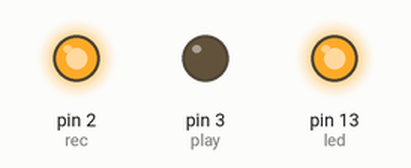
This sketch was run on a simulated Arduino Uno, built with avr-gcc and run on an emulated ATmega328P. Shown: output pins drawn as LEDs (lit = HIGH).

Above: at 2.5 s.
At 5.5 s:
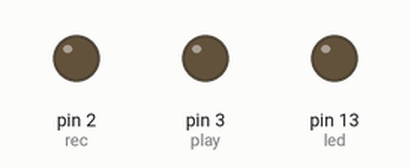
At 9.0 s:
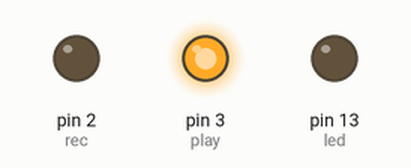
Timing chart, 0 to 15.6 s (numbered marks = the images above):
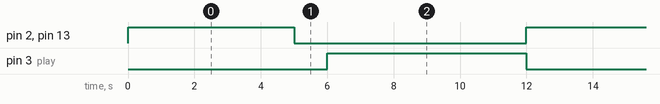

Measured:
- by itself, pin 2 (rec), pin 13 (led): alternates HIGH for 5.0 s and LOW for 7.0 s
- by itself, pin 3 (play): alternates HIGH for 6.0 s and LOW for 6.0 s
- by itself, everything shown: repeats every 12.0 s, in 4 steps

The sketch:

ex_1.ino
```cpp
int rec=2;
int play=3;
int led=13;

void setup()
{
pinMode(rec,OUTPUT);
pinMode(play,OUTPUT);
pinMode(led,OUTPUT);


digitalWrite(rec,LOW);
digitalWrite(play,LOW);
digitalWrite(led,LOW);
}

void loop()
{
  digitalWrite(led,HIGH);
  digitalWrite(rec,HIGH);
  delay(5000);
  digitalWrite(led,LOW);
  digitalWrite(rec,LOW);
  delay(1000);
  digitalWrite(play,HIGH);
  delay(6000);
  digitalWrite(play,LOW);
}
```
